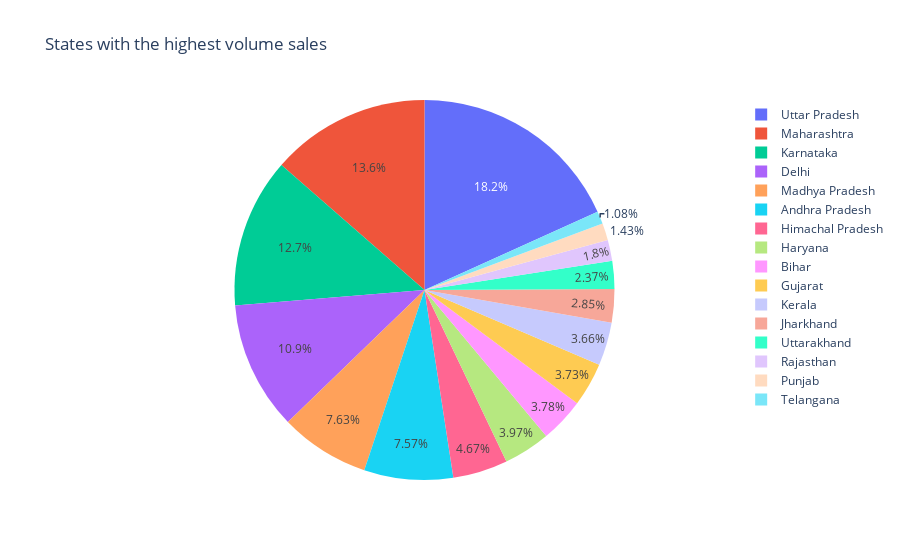

Notebook cell for this chart:
### Markdown cell above
Checking states with the highest sales volume during the Diwali season

### Code cell
fig = px.pie(sales_cleaned,values='Amount',names='State',title='States with the highest volume sales')

fig.show()

### Figure 1 — Plotly figure (JSON) as saved in the notebook; plotly's stock layout.template omitted (floating-point values rounded to 4 significant figures; data arrays with more than 128 entries replaced by an {"elided": "..."} marker saying what was removed)
{"data": [{"domain": {"x": [0, 1], "y": [0, 1]}, "hovertemplate": "State=%{label}<br>Amount=%{value}<extra></extra>", "labels": {"elided": "11251 str values"}, "legendgroup": "", "name": "", "showlegend": true, "type": "pie", "values": {"elided": "11251 float values"}}], "layout": {"legend": {"tracegroupgap": 0}, "title": {"text": "States with the highest volume sales"}}}
